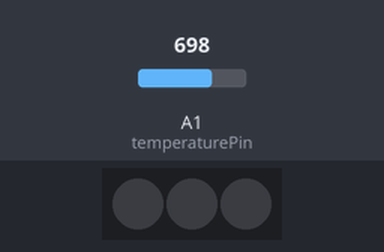
Bench run of a sketch on a simulated Arduino Uno, built with avr-gcc and run on an emulated ATmega328P. Shown: 3 RGB LEDs in strip order, left to right. The inputs (shaded band) are chosen by the test bench; at power-on: A1 (temperaturePin) = 698.

Above: at 0.1 s.
At 0.7 s:
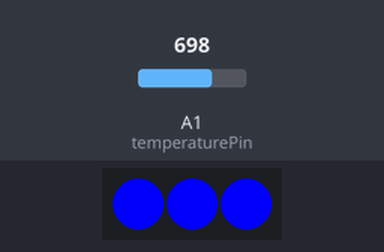
At 1.6 s:
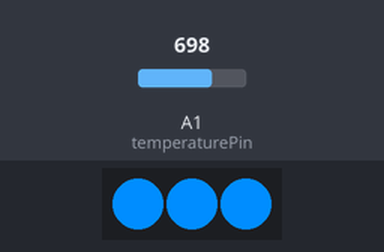
At 3.4 s:
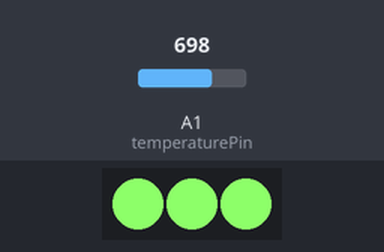
At 4.9 s:
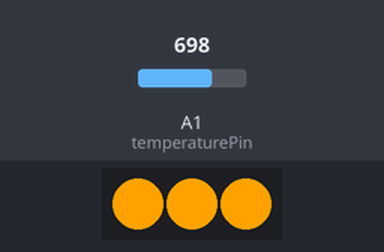
At 6.5 s:
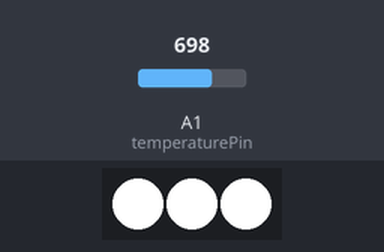
Timing chart, 0 to 8.0 s (numbered marks = the images above):
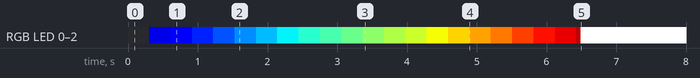

Measured:
- by itself, RGB LED 0–2: off → RGB(0, 0, 181) at 0.31 s, → RGB(0, 0, 245) 0.31 s later, → RGB(0, 33, 255) 0.31 s later, → RGB(0, 83, 255) 0.31 s later, … (22 changes in this stretch)

The sketch:

colorthermometer_bak.ino
```cpp
#include <Adafruit_NeoPixel.h>
#ifdef __AVR__
  #include <avr/power.h>
#endif

// Which pin on the Arduino is connected to the NeoPixels?
// On a Trinket or Gemma we suggest changing this to 1
#define PIN            4

// How many NeoPixels are attached to the Arduino?
#define NUMPIXELS      3

// When we setup the NeoPixel library, we tell it how many pixels, and which pin to use to send signals.
// Parameter 1 = number of pixels in strip
// Parameter 2 = Arduino pin number (most are valid)
// Parameter 3 = pixel type flags, add together as needed:
//   NEO_KHZ800  800 KHz bitstream (most NeoPixel products w/WS2812 LEDs)
//   NEO_KHZ400  400 KHz (classic 'v1' (not v2) FLORA pixels, WS2811 drivers)
//   NEO_GRB     Pixels are wired for GRB bitstream (most NeoPixel products)
//   NEO_RGB     Pixels are wired for RGB bitstream (v1 FLORA pixels, not v2)
//   NEO_RGBW    Pixels are wired for RGBW bitstream (NeoPixel RGBW products)
Adafruit_NeoPixel pixels = Adafruit_NeoPixel(NUMPIXELS, PIN, NEO_GRB + NEO_KHZ400);

const float milliVoltTempChange = 9.31; // at 5.0 volt

//TMP36 Pin Variable
int temperaturePin = 1; // Analog1

const byte blueToRed[318][3] = {
  {0,0,0}, {16,16,16}, {0,0,132}, {0,0,131}, {0,0,139}, {0,0,146}, {0,0,145}, {0,0,148}, {0,0,159}, {0,0,158}, {0,0,170}, {0,0,173}, {0,0,172}, {0,0,177}, {0,0,182}, {0,0,181},
  {0,0,184}, {0,0,195}, {0,0,196}, {0,0,195}, {0,0,205}, {0,0,209}, {0,0,208}, {0,0,214}, {0,0,223}, {0,0,222}, {0,0,223}, {0,0,235}, {0,0,237}, {0,0,236}, {0,0,245}, {0,0,250},
  {0,0,249}, {0,0,251}, {0,0,255}, {0,3,255}, {0,4,255}, {0,3,255}, {0,8,255}, {0,13,255}, {0,12,255}, {0,14,255}, {0,24,255}, {0,25,255}, {0,24,255}, {0,33,255}, {0,36,255},
  {0,35,255}, {0,41,255}, {0,49,255}, {0,48,255}, {0,50,255}, {0,60,255}, {0,61,255}, {0,60,255}, {0,69,255}, {0,73,255}, {0,72,255}, {0,76,255}, {0,84,255}, {0,83,255},
  {0,84,255}, {0,95,255}, {0,97,255}, {0,96,255}, {0,101,255}, {0,105,255}, {0,104,255}, {0,107,255}, {0,115,255}, {0,116,255}, {0,126,255}, {0,129,255}, {0,128,255},
  {0,134,255}, {0,141,255}, {0,140,255}, {0,142,255}, {0,152,255}, {0,153,255}, {0,152,255}, {0,161,255}, {0,165,255}, {0,164,255}, {0,169,255}, {0,177,255}, {0,176,255},
  {0,177,255}, {0,188,255}, {0,189,255}, {0,188,255}, {0,193,255}, {0,197,255}, {0,196,255}, {0,199,255}, {0,209,255}, {0,209,254}, {0,219,254}, {0,221,253}, {0,221,254},
  {0,220,254}, {0,226,249}, {2,232,243}, {2,232,244}, {1,231,244}, {3,234,242}, {11,244,235}, {12,245,235}, {11,244,235}, {19,252,227}, {22,255,224}, {22,255,225}, {21,255,225},
  {25,255,221}, {31,255,214}, {31,255,215}, {30,255,215}, {32,255,214}, {40,255,206}, {41,255,205}, {41,255,206}, {40,255,206}, {45,255,201}, {48,255,198}, {48,255,199}, {47,255,199},
  {50,255,196}, {57,255,189}, {57,255,190}, {56,255,190}, {57,255,189}, {66,255,180}, {67,255,179}, {67,255,180}, {66,255,180}, {72,255,174}, {77,255,169}, {77,255,170}, {76,255,170},
  {78,255,167}, {86,255,159}, {86,255,160}, {85,255,160}, {93,255,152}, {96,255,150}, {96,255,151}, {95,255,151}, {100,255,146}, {106,255,140}, {106,255,141}, {105,255,141},
  {107,255,139}, {114,255,131}, {115,255,131}, {114,255,131}, {122,255,124}, {125,255,121}, {125,255,122}, {124,255,122}, {127,255,119}, {131,255,114}, {131,255,115}, {130,255,115},
  {131,255,114}, {140,255,106}, {141,255,105}, {141,255,106}, {140,255,106}, {147,255,99}, {151,255,95}, {151,255,96}, {150,255,96}, {153,255,93}, {160,255,85}, {160,255,86},
  {160,255,85}, {168,255,78}, {170,255,76}, {170,255,77}, {169,255,77}, {175,255,71}, {180,255,66}, {180,255,67}, {179,255,67}, {181,255,65}, {189,255,57}, {190,255,57}, {189,255,57},
  {196,255,50}, {199,255,47}, {199,255,48}, {198,255,48}, {201,255,45}, {206,255,40}, {206,255,41}, {205,255,41}, {206,255,40}, {214,255,31}, {215,255,30}, {215,255,31}, {214,255,31},
  {221,255,24}, {225,255,21}, {225,255,22}, {224,255,22}, {227,255,19}, {235,255,11}, {235,255,12}, {234,255,12}, {235,254,11}, {242,248,3}, {244,247,1}, {244,248,2}, {243,248,2},
  {249,241,0}, {254,236,0}, {254,237,0}, {253,237,0}, {254,234,0}, {254,226,0}, {255,226,0}, {255,225,0}, {255,217,0}, {255,214,0}, {255,215,0}, {255,211,0}, {255,207,0}, {255,208,0},
  {255,206,0}, {255,196,0}, {255,195,0}, {255,196,0}, {255,187,0}, {255,184,0}, {255,185,0}, {255,181,0}, {255,173,0}, {255,174,0}, {255,173,0}, {255,163,0}, {255,162,0}, {255,163,0},
  {255,155,0}, {255,151,0}, {255,152,0}, {255,149,0}, {255,140,0}, {255,141,0}, {255,140,0}, {255,131,0}, {255,129,0}, {255,130,0}, {255,126,0}, {255,121,0}, {255,122,0}, {255,120,0},
  {255,111,0}, {255,102,0}, {255,99,0}, {255,100,0}, {255,95,0}, {255,88,0}, {255,89,0}, {255,87,0}, {255,78,0}, {255,77,0}, {255,78,0}, {255,71,0}, {255,66,0}, {255,67,0}, {255,63,0},
  {255,55,0}, {255,56,0}, {255,55,0}, {255,46,0}, {255,44,0}, {255,45,0}, {255,40,0}, {255,36,0}, {255,37,0}, {255,34,0}, {255,25,0}, {255,26,0}, {251,17,0}, {249,14,0}, {250,15,0},
  {244,10,0}, {236,3,0}, {237,4,0}, {235,3,0}, {223,0,0}, {213,0,0}, {208,0,0}, {209,0,0}, {204,0,0}, {195,0,0}, {196,0,0}, {195,0,0}, {183,0,0}, {181,0,0}, {182,0,0}, {176,0,0},
  {172,0,0}, {173,0,0}, {169,0,0}, {158,0,0}, {159,0,0}, {158,0,0}, {148,0,0}, {145,0,0}, {146,0,0}, {138,0,0}, {131,0,0}, {132,0,0}, {127,0,0}, {83,0,0}, {240,240,240}, {255,255,255}
};

void setup() {
  Serial.begin(9600);
  //analogReference(EXTERNAL);
  analogReference(INTERNAL);
  pixels.begin(); // Init NeoPixel library.
  showColors();
}

void loop() {
  /*
  temperatureReading = analogRead(temperaturePin); // 0-1023
  Serial.println(temperatureReading);
  float voltage = (temperatureReading * aref_voltage) / 1024; // 0-3300mv
  float tempC = (voltage - 0.5) * 100; // convert from 10mv per degreeC with 500mv offset
  float tempF = (tempC * 9.0 / 5.0) + 32;
  Serial.println(String(tempF));
  delay(1000);
  */

  int temperatureReading = analogRead(temperaturePin); // 0-1023
  //Serial.println(temperatureReading);
  float tempC = temperatureReading / milliVoltTempChange;
  float tempF = tempC * 1.8 + 32;

  String tempStr = "C= " + String(tempC, 1); // no decimals
  tempStr += " F= " + String(tempF, 1) + " ";
  //Serial.println(tempStr);

  // 318  == 0-317  colors
  // 1024 == 0-1023 readings
  //  reading: 512 / 1024 = 0.5 * 318 == 159
  float fbrIdx = temperatureReading / 1024.0 * 318.0;
  //Serial.println(fbrIdx);
  int brIdx = (int)fbrIdx;

  // 40F to 90F
  if (tempF <= 40) {
    brIdx = 1;
  } else if (tempF >= 90) {
    brIdx = 317;
  } else {
    fbrIdx = tempF - 40.0;
    brIdx = (fbrIdx / 50.0) * 316;
  }
  // bound to 0-317
  brIdx = min(brIdx, 317);
  brIdx = max(0, brIdx);
  //Serial.println(brIdx);

  for (byte pix=0; pix<3; pix++) {
    pixels.setPixelColor(pix, pixels.Color(blueToRed[brIdx][0], blueToRed[brIdx][1], blueToRed[brIdx][2]));
  }
  pixels.show();

  delay(1000);
}

void showColors() {
  int numColors = sizeof(blueToRed) / sizeof(blueToRed[0]); // size of colors div size of first child

  for (int brIdx=0; brIdx<numColors; brIdx++) {
    for (byte pix=0; pix<3; pix++) {
      pixels.setPixelColor(pix, pixels.Color(blueToRed[brIdx][0], blueToRed[brIdx][1], blueToRed[brIdx][2]));
    }
    pixels.show();
    delay(20);
  }
}
```
